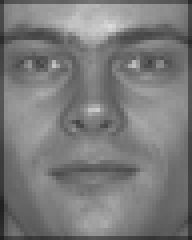
#> input picture Data/Train/00002_930831_fa.pgm, 48 x 60 px (shown 4 times larger); its folder holds only this picture in this run
$ python test_script.py
#> lines starting #> are read from the running program, lines starting #| are printed output that depends on the picture
### compress.py
import numpy as np
import pca as pca
"""
Description:
    This function will take the flattened image data (DATA) as input, along with k, the number of principal
    components to use. This function will use PCA to find the principal components of the face images. It will
    return the compressed data. Xcompressed = Z∗UT . Where Z∗is the projected data and UT is the transpose
    of the principal components. This function will then output the compressed images into a directory named
    Output. You should use the os package to make sure that the directory is present and to create it if it does
    not exist. NOTE: Images have values from 0 to 255, so you will want to rescale them before saving them.
    You will also want to use the cmap=‘gray’ option in pyplot.imsave to save them as grayscale images
"""
def compress_images(DATA,k):

    # find covariance matrix Z (size is MxM where M is the number of images)
    Z = pca.compute_Z(DATA, centering= True, scaling= True)

    # compute the covariance matrix of Z
    COV = pca.compute_covariance_matrix(Z)

    # find the principal components (eigenvectors) of s (call this PCS)
    L, PCS = pca.find_pcs(COV)

    # project the data into the new space
    Z_star = pca.project_data(Z, PCS, L, k, 0)\

    # get the compressed images with top k eigenvectors
    # get top k eigenvectors from PCS, they are stored as columns so only take first k columns
    top_k_eigenvectors = PCS[:,:k]

    # get the transpose of the top k eigenvectors
    top_k_eigenvectors_transpose = top_k_eigenvectors.T

    # reconstruct the orignial data using the following formula to get the compressed data
    X_star = np.dot(Z_star, top_k_eigenvectors_transpose)

    # scale all pixel values to be between 0 and 255
    X_star = X_star - np.min(X_star)
    X_star = X_star / (np.max(X_star)-np.min(X_star))
    X_star = X_star * 255

    # create Output directory if it doesnt exist
    import os
    if not os.path.exists("Output"):
        os.makedirs("Output")

    # X_star has size N x M where N is the number of pixels and M is the number of images
    # for every image, reshape the image into its original shape
    for i in range(len(X_star[1])):
        # original resolution for these images is 60 rows, 48 cols
        curr_img = X_star[:,i].reshape(60,48)

        # save the image
        import matplotlib.pyplot as plt
        plt.imsave("Output/image_" + str(i) + ".png", curr_img, cmap=plt.cm.gray, vmin=0, vmax=255)

    return

"""
Description:
    The function below takes the input directory as input, and outputs the DATA matrix. DATA will have one
    flattened image per column, so each column represents an image and one row represents the pixel values for
    every image at a particular location. This function will use pyplot.imread to load the images. Before you
    return DATA you will want to convert it to floating point.
"""
def load_data(input_dir):
    # get the list of files
#> called with input_dir = 'Data/Train/'
    import os
    import matplotlib.pyplot as plt
    files = os.listdir(input_dir)
    # load the images
    images = []
    for file in files:
        #store the image as a float
        image = plt.imread(input_dir + "/" + file)
#> image is the input picture: shape (60, 48); min 32, max 219, mean 122.4
        #flatten the image
        image = image.flatten()
#> image = 2880 values, max 219 at index 315, min 32 at index 2448, mean 122.4
        #append the image to the list
        images.append(image)
    # convert the list to a matrix
    images = np.array(images, dtype=float)
    # make each image a column
    images = images.T
#> images has the same summary as image
    return images

### pca.py
import numpy as np

"""
Description:
    The below function will take the data matrix X, and boolean variables centering and scaling. X has one
    sample per row. Remember there are no labels in PCA. If centering is True, you will subtract the mean
    from each feature. If scaling is True, you will divide each feature by its standard deviation. This function
    returns the Z matrix (numpy array), which is the same size as X.
"""
def compute_Z(X, centering=True, scaling=False):
    # zero-center the data
    if centering:
        X = X - np.mean(X, axis=0)
    # scale the data
    if scaling:
        X = X / np.std(X, axis=0)
    return X


"""
Description:
    The below function will take the standardized data matrix Z and return the covariance matrix ZT Z=COV (a
    numpy array)
"""
def compute_covariance_matrix(Z):
    return np.dot(Z.T, Z)

"""
Description:
    The below function will take the covariance matrix COV and return the ordered (largest to smallest) principal
    components PCS (a numpy array where each column is an eigenvector) and corresponding eigenvalues L (a
    numpy array).
"""
def find_pcs(COV):

    # find the eigenvalues and eigenvectors
    L, PCS = np.linalg.eigh(COV)

    # sort the eigenvalues and eigenvectors in descending order
    L, PCS = L[::-1], PCS[:,::-1]

    # return the principal components and eigenvalues
    return L, PCS


"""
Description:
    The below function will take the standardized data matrix Z, the principal components PCS, and correspond-
    ing eigenvalues L, as well as a k integer value and a var floating point value. k is the number of principal
    components you wish to maintain when projecting the data into the new space.
--------------------------------------------------------------------------------------------------------------
Conditionals:
--------------------------------------------------------------------------------------------------------------
0 ≤k ≤D.
    If k= 0, then we use the cumulative variance to determine the projection dimension. var is the desired cumulative variance
    explained by the projection.

0 ≤v≤1.
    If v = 0, then k is used instead. Assume they are never both 0 or
    both > 0. This function will return Z_star, the projected data.
"""
def project_data(Z, PCS, L, k,  var):
    """
    Project the data into the new space.
    """

    # verify that L and PCS are both sorted in descending order
    Lindxs = L.argsort()
    L = L[Lindxs[::-1]]
    PCS = PCS[Lindxs[::-1]]

    # if k is 0, then use the cumulative variance to determine the projection dimension
    if k == 0:
        # compute the cumulative variance explained by the projection
        cum_var = np.cumsum(L) / np.sum(L)

        # find the index of the first element in cum_var that is greater than or equal to var
        k = np.where(cum_var >= var)[0][0] + 1

        # only keep the first k columns of PCS
        PCS = PCS[:, :k]

    # if var is 0, then use k to determine the projection dimension
    else:
        # only keep the first k eigenvectors
        PCS = PCS[:, :k]

    Z_star = Z.dot(PCS)
    return Z_star

### test_script.py
import pca
import numpy as np

# test PCA
X = np.array([[-1,-1],[-1,1],[1,-1],[1,1]])
Z = pca.compute_Z(X)
COV = pca.compute_covariance_matrix(Z)
L, PCS = pca.find_pcs(COV)
# print out matrices
print("COV:", COV)
print("L:", L)
print("PCS:", PCS)
Z_star = pca.project_data(Z, PCS, L, 1, 0)

#test compression  using PCA
import compress

X = compress.load_data('Data/Train/')
#> X has the same summary as image in load_data
compress.compress_images(X,1000)
#> in compress_images, `Z = pca.compute_Z(DATA, centering= True, scaling= True)`: Z = 2880 values, max 3.48 at index 315, min -3.25 at index 2448, mean -1.97e-16
#> in compress_images, `COV = pca.compute_covariance_matrix(Z)`: COV = [2880]
#> in compress_images, `L, PCS = pca.find_pcs(COV)`: PCS = [1]
#> in compress_images, `Z_star = pca.project_data(Z, PCS, L, k, 0)\`: Z_star has the same summary as Z
#> in compress_images, `X_star = np.dot(Z_star, top_k_eigenvectors_transpose)`: X_star has the same summary as Z
#> in compress_images, `X_star = X_star - np.min(X_star)`: X_star = 2880 values, max 6.73 at index 315, min 0 at index 2448, mean 3.25
#> in compress_images, `X_star = X_star / (np.max(X_star)-np.min(X_star))`: X_star = 2880 values, max 1 at index 315, min 0 at index 2448, mean 0.484
#> in compress_images, `X_star = X_star * 255`: X_star = 2880 values, max 255 at index 315, min 0 at index 2448, mean 123.3
#> the loop in compress_images, `for i in range(len(X_star[1])):` made 1 pass
#> pass 1, in compress_images, `curr_img = X_star[:,i].reshape(60,48)`:
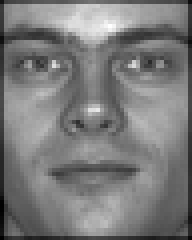
#> curr_img: shape (60, 48) float64 (shown 4 times larger); min 0, max 255, mean 123.3

$ run again, on Data/Train/00038_930831_fa.pgm
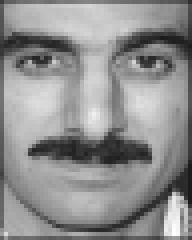
#> input picture Data/Train/00038_930831_fa.pgm, 48 x 60 px (shown 4 times larger)
#> in load_data, image is the input picture: shape (60, 48); min 26, max 254, mean 143
#> image = 2880 values, max 254 at index 2827, min 26 at index 2015, mean 143
#> images has the same summary as image
#> `X = compress.load_data('Data/Train/')`: X has the same summary as image in load_data
#> Z = 2880 values, max 2.28 at index 2827, min -2.41 at index 2015, mean -1.58e-16
#> COV = [2880]
#> in compress_images, `L, PCS = pca.find_pcs(COV)`: PCS = [1]
#> in compress_images, `Z_star = pca.project_data(Z, PCS, L, k, 0)\`: Z_star has the same summary as Z
#> in compress_images, `X_star = np.dot(Z_star, top_k_eigenvectors_transpose)`: X_star has the same summary as Z
#> in compress_images, `X_star = X_star - np.min(X_star)`: X_star = 2880 values, max 4.69 at index 2827, min 0 at index 2015, mean 2.41
#> in compress_images, `X_star = X_star / (np.max(X_star)-np.min(X_star))`: X_star = 2880 values, max 1 at index 2827, min 0 at index 2015, mean 0.513
#> in compress_images, `X_star = X_star * 255`: X_star = 2880 values, max 255 at index 2827, min 0 at index 2015, mean 130.9
#> the loop in compress_images, `for i in range(len(X_star[1])):` made 1 pass
#> pass 1, in compress_images, `curr_img = X_star[:,i].reshape(60,48)`:
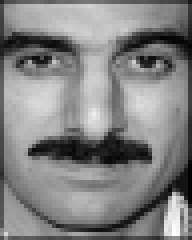
#> curr_img: shape (60, 48) float64 (shown 4 times larger); min 0, max 255, mean 130.9

$ run again, on Data/Train/00041_930831_fa.pgm
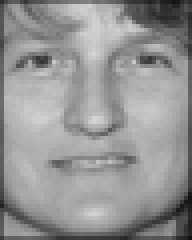
#> input picture Data/Train/00041_930831_fa.pgm, 48 x 60 px (shown 4 times larger)
#> in load_data, image is the input picture: shape (60, 48); min 16, max 212, mean 148.5
#> image = 2880 values, max 212 at index 647, min 16 at index 2399, mean 148.5
#> images has the same summary as image
#> `X = compress.load_data('Data/Train/')`: X has the same summary as image in load_data
#> Z = 2880 values, max 1.66 at index 647, min -3.46 at index 2399, mean 1.97e-17
#> COV = [2880]
#> in compress_images, `L, PCS = pca.find_pcs(COV)`: PCS = [1]
#> in compress_images, `Z_star = pca.project_data(Z, PCS, L, k, 0)\`: Z_star has the same summary as Z
#> in compress_images, `X_star = np.dot(Z_star, top_k_eigenvectors_transpose)`: X_star has the same summary as Z
#> in compress_images, `X_star = X_star - np.min(X_star)`: X_star = 2880 values, max 5.11 at index 647, min 0 at index 2399, mean 3.46
#> in compress_images, `X_star = X_star / (np.max(X_star)-np.min(X_star))`: X_star = 2880 values, max 1 at index 647, min 0 at index 2399, mean 0.676
#> in compress_images, `X_star = X_star * 255`: X_star = 2880 values, max 255 at index 647, min 0 at index 2399, mean 172.4
#> the loop in compress_images, `for i in range(len(X_star[1])):` made 1 pass
#> pass 1, in compress_images, `curr_img = X_star[:,i].reshape(60,48)`:
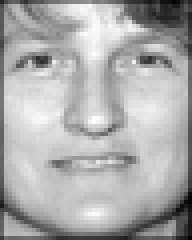
#> curr_img: shape (60, 48) float64 (shown 4 times larger); min 0, max 255, mean 172.4

$ run again, on Data/Train/00042_930831_fa.pgm
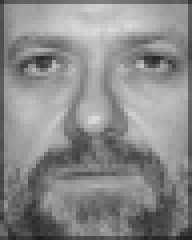
#> input picture Data/Train/00042_930831_fa.pgm, 48 x 60 px (shown 4 times larger)
#> in load_data, image is the input picture: shape (60, 48); min 28, max 218, mean 137.7
#> image = 2880 values, max 218 at index 320, min 28 at index 2841, mean 137.7
#> images has the same summary as image
#> `X = compress.load_data('Data/Train/')`: X has the same summary as image in load_data
#> Z = 2880 values, max 2.07 at index 320, min -2.83 at index 2841, mean 1.97e-16
#> COV = [2880]
#> in compress_images, `L, PCS = pca.find_pcs(COV)`: PCS = [1]
#> in compress_images, `Z_star = pca.project_data(Z, PCS, L, k, 0)\`: Z_star has the same summary as Z
#> in compress_images, `X_star = np.dot(Z_star, top_k_eigenvectors_transpose)`: X_star has the same summary as Z
#> in compress_images, `X_star = X_star - np.min(X_star)`: X_star = 2880 values, max 4.9 at index 320, min 0 at index 2841, mean 2.83
#> in compress_images, `X_star = X_star / (np.max(X_star)-np.min(X_star))`: X_star = 2880 values, max 1 at index 320, min 0 at index 2841, mean 0.578
#> in compress_images, `X_star = X_star * 255`: X_star = 2880 values, max 255 at index 320, min 0 at index 2841, mean 147.3
#> the loop in compress_images, `for i in range(len(X_star[1])):` made 1 pass
#> pass 1, in compress_images, `curr_img = X_star[:,i].reshape(60,48)`:
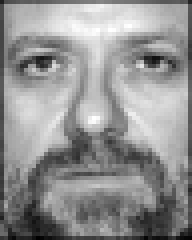
#> curr_img: shape (60, 48) float64 (shown 4 times larger); min 0, max 255, mean 147.3

$ run again, on Data/Train/00005_930831_fa.pgm
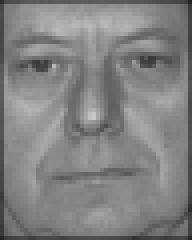
#> input picture Data/Train/00005_930831_fa.pgm, 48 x 60 px (shown 4 times larger)
#> in load_data, image is the input picture: shape (60, 48); min 36, max 201, mean 129.9
#> image = 2880 values, max 201 at index 1415, min 36 at index 47, mean 129.9
#> images has the same summary as image
#> `X = compress.load_data('Data/Train/')`: X has the same summary as image in load_data
#> Z = 2880 values, max 2.87 at index 1415, min -3.79 at index 47, mean -1.09e-16
#> COV = [2880]
#> in compress_images, `L, PCS = pca.find_pcs(COV)`: PCS = [1]
#> in compress_images, `Z_star = pca.project_data(Z, PCS, L, k, 0)\`: Z_star has the same summary as Z
#> in compress_images, `X_star = np.dot(Z_star, top_k_eigenvectors_transpose)`: X_star has the same summary as Z
#> in compress_images, `X_star = X_star - np.min(X_star)`: X_star = 2880 values, max 6.66 at index 1415, min 0 at index 47, mean 3.79
#> in compress_images, `X_star = X_star / (np.max(X_star)-np.min(X_star))`: X_star = 2880 values, max 1 at index 1415, min 0 at index 47, mean 0.569
#> in compress_images, `X_star = X_star * 255`: X_star = 2880 values, max 255 at index 1415, min 0 at index 47, mean 145.2
#> the loop in compress_images, `for i in range(len(X_star[1])):` made 1 pass
#> pass 1, in compress_images, `curr_img = X_star[:,i].reshape(60,48)`:
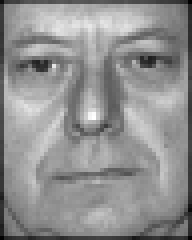
#> curr_img: shape (60, 48) float64 (shown 4 times larger); min 0, max 255, mean 145.2
